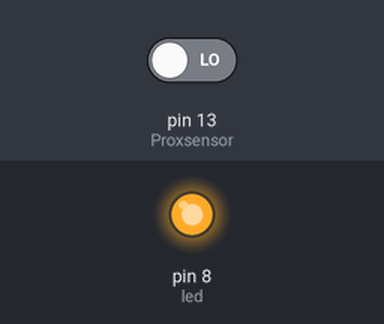
Recording of a sketch running on a simulated Arduino Uno, built with avr-gcc and run on an emulated ATmega328P. Parts: output pins drawn as LEDs (lit = HIGH). The inputs (shaded band) are chosen by the test bench; at power-on: pin 13 (Proxsensor) LOW. What the sketch prints to the serial monitor is not drawn.

Above: at 0.1 s.
Timing chart, 0 to 1.6 s (numbered marks = the images above):
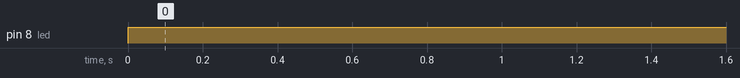

Measured:
- by itself, pin 8 (led): LOW → HIGH at 0.00 s

The sketch:

IR.ino
```cpp
const int Proxsensor=13;
int inputval=0;
int led=8;
void setup()
{
  pinMode(13,OUTPUT);
  pinMode(led,OUTPUT);
  pinMode(Proxsensor,INPUT);
  Serial.begin(9600);

}

void loop()
{
  if(digitalRead(Proxsensor)==HIGH)
  {

    digitalWrite(13,HIGH);

  }

 else
 {
  digitalWrite(8,HIGH);

 }
  inputval=digitalRead(Proxsensor);
  Serial.println(inputval);
  delay(1000);


}
```
